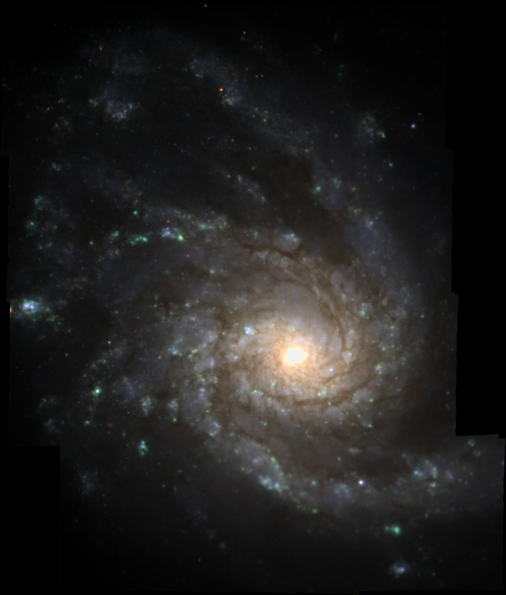
#> input picture further/NGC4254_observed_VRI.png, 1012 x 1190 px, found by its file name (shown at 1/2 size)
$ python crop_image.py
#> lines starting #> are read from the running program, lines starting #| are printed output that depends on the picture
#!/usr/bin/env python
import os
from PIL import Image

def crop_center_1000(input_path, output_path):
    if not os.path.exists(input_path):
        raise FileNotFoundError(f"Input image not found: {input_path}")

    print(f"Loading image from {input_path}...")
    img = Image.open(input_path)
#> img is the input picture: PIL image 1012x1190 RGB; mean R, G, B 31.8, 30.8, 29.8
    w, h = img.size
#> w = 1012; h = 1190
    print(f"Original image dimensions: {w}x{h}")
#| Original image dimensions: 1012x1190

    # Target crop size
    target_w, target_h = 1000, 1000

    if w < target_w or h < target_h:
        raise ValueError(
            f"Image dimensions ({w}x{h}) are smaller than target crop size ({target_w}x{target_h})"
        )

    # Calculate crop box coordinates
    left = (w - target_w) // 2
#> left = 6
    top = (h - target_h) // 2
#> top = 95
    right = left + target_w
#> right = 1006
    bottom = top + target_h
#> bottom = 1095

    print(f"Cropping box (left, top, right, bottom): ({left}, {top}, {right}, {bottom})")
#| Cropping box (left, top, right, bottom): (6, 95, 1006, 1095)
    cropped_img = img.crop((left, top, right, bottom))
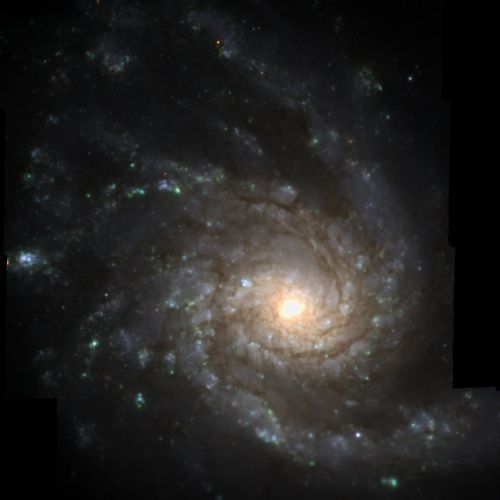
#> cropped_img: PIL image 1000x1000 RGB (shown at 1/2 size); mean R, G, B 37.2, 36.1, 34.8

    # Double check crop size
    cw, ch = cropped_img.size
#> cw = 1000; ch = 1000
    print(f"Cropped image dimensions: {cw}x{ch}")
#| Cropped image dimensions: 1000x1000
    assert cw == target_w and ch == target_h, f"Cropped dimensions {cw}x{ch} do not match target {target_w}x{target_h}!"

    cropped_img.save(output_path)
    print(f"Saved cropped image to {output_path}")

if __name__ == "__main__":
    input_img = "/Users/Igniz/Desktop/ICRAR/further/NGC4254_observed_VRI.png"
    output_img = "/Users/Igniz/Desktop/ICRAR/further/NGC4254_observed_VRI_1000_1000.png"
    crop_center_1000(input_img, output_img)
